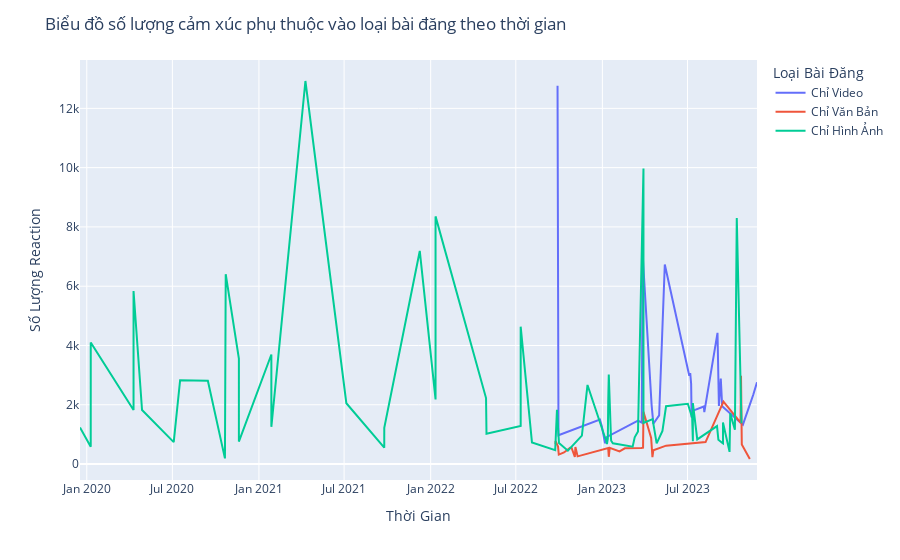

Notebook cell for this chart:
### Markdown cell above
## 3.4 Số người tiếp cận trong mỗi loại file

### Code cell
def classify_post(row):
    if not pd.isnull(row['video']) and not pd.isnull(row['image']):
        return 'Video và Hình Ảnh'
    elif not pd.isnull(row['video']) and pd.isnull(row['image']):
        return 'Chỉ Video'
    elif not pd.isnull(row['image']):
        return 'Chỉ Hình Ảnh'
    else:
        return 'Chỉ Văn Bản'

clean_df['post_type'] = clean_df.apply(classify_post, axis=1)

fig = px.line(clean_df, x='time', y='reaction_count', color='post_type')

fig.update_layout(
    title='Biểu đồ số lượng cảm xúc phụ thuộc vào loại bài đăng theo thời gian',
    xaxis_title='Thời Gian',
    yaxis_title='Số Lượng Reaction',
    legend_title='Loại Bài Đăng'
)

# Hiển thị biểu đồ
fig.show()

### Figure 1 — Plotly figure (JSON) as saved in the notebook; plotly's stock layout.template omitted (floating-point values rounded to 4 significant figures)
{"data": [{"hovertemplate": "post_type=Chỉ Video<br>time=%{x}<br>reaction_count=%{y}<extra></extra>", "legendgroup": "Chỉ Video", "line": {"color": "#636efa", "dash": "solid"}, "marker": {"symbol": "circle"}, "mode": "lines", "name": "Chỉ Video", "orientation": "v", "showlegend": true, "type": "scatter", "x": ["2023-11-25T17:00:22", "2023-11-17T17:00:48", "2023-10-26T18:07:09", "2023-09-12T17:01:58", "2023-09-09T17:00:05", "2023-09-05T17:34:37", "2023-09-02T18:08:44", "2023-08-05T17:00:55", "2023-08-04T17:00:06", "2023-07-12T20:00:33", "2023-07-09T17:01:33", "2023-07-08T17:00:52", "2023-07-06T17:56:35", "2023-07-04T17:30:50", "2023-05-13T17:00:22", "2023-05-01T17:00:33", "2023-04-19T09:49:30", "2023-04-15T17:00:37", "2023-03-27T17:01:01", "2023-03-26T17:00:56", "2023-03-25T17:00:01", "2023-03-17T17:46:01", "2023-01-11T18:08:41", "2023-01-09T17:43:01", "2023-01-08T09:00:01", "2023-01-06T17:32:05", "2022-12-30T18:00:00", "2022-12-26T18:00:21", "2022-09-29T17:00:03", "2022-09-27T17:00:01"], "xaxis": "x", "y": [2760, 2340, 1329, 1952, 2882, 1962, 4427, 1751, 1942, 1801, 1572, 2711, 3071, 2982, 6731, 1645, 1358, 1990, 7053, 3474, 1400, 1466, 899, 909, 867, 700, 1282, 1502, 971, 12761], "yaxis": "y"}, {"hovertemplate": "post_type=Chỉ Văn Bản<br>time=%{x}<br>reaction_count=%{y}<extra></extra>", "legendgroup": "Chỉ Văn Bản", "line": {"color": "#EF553B", "dash": "solid"}, "marker": {"symbol": "circle"}, "mode": "lines", "name": "Chỉ Văn Bản", "orientation": "v", "showlegend": true, "type": "scatter", "x": ["2023-11-10T10:29:58", "2023-10-24T09:08:22", "2023-10-22T17:00:21", "2023-10-21T17:00:11", "2023-09-15T09:51:07", "2023-08-08T09:03:20", "2023-05-16T09:23:22", "2023-04-19T09:31:33", "2023-04-17T10:20:59", "2023-04-14T17:30:03", "2023-03-29T09:13:35", "2023-03-28T11:56:49", "2023-03-24T17:31:18", "2023-02-17T17:27:26", "2023-02-06T10:43:39", "2023-01-16T15:08:20", "2023-01-14T15:08:48", "2023-01-13T11:17:08", "2023-01-13T11:00:07", "2022-11-09T10:11:04", "2022-11-04T17:13:27", "2022-11-03T11:34:09", "2022-10-27T15:19:20", "2022-10-24T09:43:32", "2022-10-11T10:25:30", "2022-09-30T09:04:30", "2022-09-30T00:03:23", "2022-09-28T16:58:11", "2022-09-23T09:26:00", "2022-09-23T09:22:57"], "xaxis": "x", "y": [171, 658, 2976, 1397, 2105, 743, 622, 466, 231, 879, 1763, 551, 542, 530, 426, 547, 245, 374, 537, 259, 577, 239, 541, 546, 392, 320, 524, 593, 777, 680], "yaxis": "y"}, {"hovertemplate": "post_type=Chỉ Hình Ảnh<br>time=%{x}<br>reaction_count=%{y}<extra></extra>", "legendgroup": "Chỉ Hình Ảnh", "line": {"color": "#00cc96", "dash": "solid"}, "marker": {"symbol": "circle"}, "mode": "lines", "name": "Chỉ Hình Ảnh", "orientation": "v", "showlegend": true, "type": "scatter", "x": ["2023-10-23T18:00:19", "2023-10-13T16:55:39", "2023-10-09T17:27:07", "2023-09-29T19:00:01", "2023-09-28T09:00:04", "2023-09-14T09:14:03", "2023-09-14T09:10:54", "2023-09-13T17:00:01", "2023-09-04T15:09:11", "2023-09-01T17:00:02", "2023-07-21T17:00:03", "2023-07-12T09:28:58", "2023-07-12T09:22:34", "2023-07-12T09:20:44", "2023-07-10T21:09:15", "2023-07-01T17:00:03", "2023-05-16T09:41:24", "2023-05-08T17:16:43", "2023-04-26T09:49:12", "2023-04-17T17:31:14", "2023-03-29T09:15:38", "2023-03-29T09:12:23", "2023-03-17T17:54:45", "2023-03-10T17:44:50", "2023-03-06T09:33:06", "2023-01-23T08:00:01", "2023-01-19T16:43:21", "2023-01-19T09:45:47", "2023-01-14T15:11:22", "2023-01-13T11:04:16", "2023-01-12T14:53:38", "2023-01-10T17:30:03", "2023-01-07T19:30:03", "2023-01-07T17:30:03", "2022-11-30T09:26:04", "2022-11-18T11:14:00", "2022-10-19T17:00:54", "2022-09-30T18:11:12", "2022-09-26T11:42:35", "2022-09-22T17:30:06", "2022-08-04T08:45:40", "2022-07-11T08:30:47", "2022-07-11T08:26:10", "2022-04-29T17:02:59", "2022-04-28T17:18:26", "2022-01-11T09:43:58", "2022-01-11T09:21:39", "2021-12-08T20:37:10", "2021-09-24T09:17:57", "2021-09-24T08:41:52", "2021-07-05T18:49:17", "2021-04-09T18:40:44", "2021-01-27T08:51:04", "2021-01-27T08:48:26", "2020-11-19T08:46:45", "2020-11-19T08:44:08", "2020-10-22T08:51:09", "2020-10-20T17:16:33", "2020-10-20T17:13:16", "2020-09-14T09:41:49", "2020-07-17T09:42:28", "2020-07-03T19:44:37", "2020-04-27T11:51:23", "2020-04-09T09:53:36", "2020-04-09T09:53:05", "2020-01-09T10:40:23", "2020-01-09T09:10:26", "2019-12-17T14:25:37"], "xaxis": "x", "y": [1377, 8297, 1161, 1710, 412, 1400, 696, 702, 817, 1280, 831, 2058, 1506, 772, 1566, 2036, 1951, 1121, 697, 1516, 1388, 9972, 1096, 904, 587, 700, 789, 846, 3020, 2089, 859, 678, 888, 846, 2669, 959, 451, 713, 1829, 470, 729, 4634, 1284, 1020, 2226, 8356, 2181, 7189, 1225, 554, 2053, 12923, 1256, 3697, 760, 3560, 6405, 2165, 192, 2811, 2828, 741, 1825, 5837, 1824, 4103, 586, 1231], "yaxis": "y"}], "layout": {"legend": {"title": {"text": "Loại Bài Đăng"}, "tracegroupgap": 0}, "margin": {"t": 60}, "title": {"text": "Biểu đồ số lượng cảm xúc phụ thuộc vào loại bài đăng theo thời gian"}, "xaxis": {"anchor": "y", "domain": [0, 1], "title": {"text": "Thời Gian"}}, "yaxis": {"anchor": "x", "domain": [0, 1], "title": {"text": "Số Lượng Reaction"}}}}
